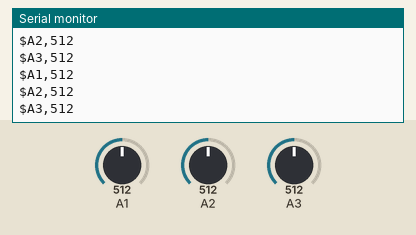
Simulated run of this sketch. Board: Arduino Uno, built with avr-gcc and run on an emulated ATmega328P. On the bench: the last lines printed to the serial monitor. The inputs (shaded band) are chosen by the test bench; at power-on: A1 = 512, A2 = 512, A3 = 512.

Above: at 1.2 s.
1.3 s: A1 set to 988
At 2.1 s:
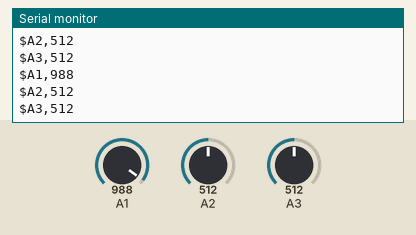
2.8 s: A1 set to 1011
At 3.5 s:
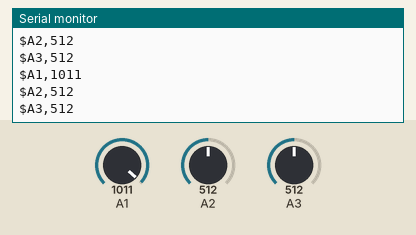
4.3 s: A2 set to 105
At 4.8 s:
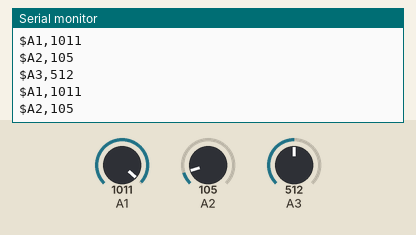
5.8 s: A2 set to 91
At 6.4 s:
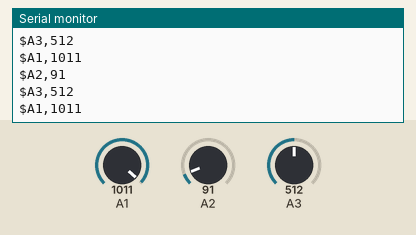
Timing chart, 0 to 8.8 s (numbered marks = the images above; inputs shaded):
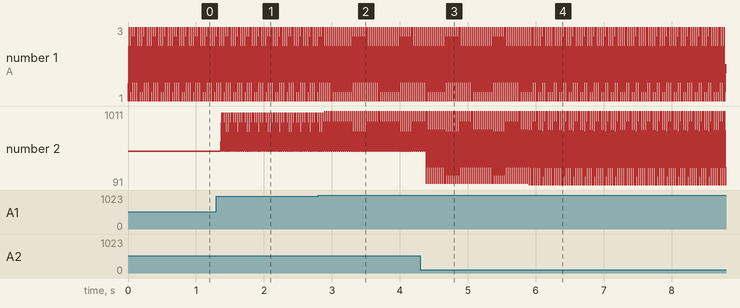

The sketch:

all_analogs_nmea_send_pde.pde
```cpp
//int a0 = 0;
int a1 = 0;
int a2 = 0;
int a3 = 0;

int counter = 0;

void setup() {
  Serial.begin(9600);
}

void loop() {

  //a0 = analogRead(0);
  a1 = analogRead(1);
  a2 = analogRead(2);
  a3 = analogRead(3);

  //Serial.print("$ARD,A0," );
  //Serial.println(a0);


  Serial.print("$A1," );
  Serial.println(a1);
  Serial.print("$A2," );
  Serial.println(a2);
  Serial.print("$A3," );
  Serial.println(a3);

 // Serial.print("$ARD,SEQ,");
 // Serial.println(counter);
 // counter++;
 // delay(2);
}
```

Measured:
- after the input at 1.3 s, the serial monitor: prints a new line after 0.08 s (image 1)
- after the input at 2.8 s, the serial monitor: prints a new line after 0.09 s (image 2)
- after the input at 4.3 s, the serial monitor: prints a new line after 0.09 s (image 3)
- after the input at 5.8 s, the serial monitor: prints a new line after 0.10 s (image 4)
- plotted number 2: 512 → 1011 after the input at 2.8 s
